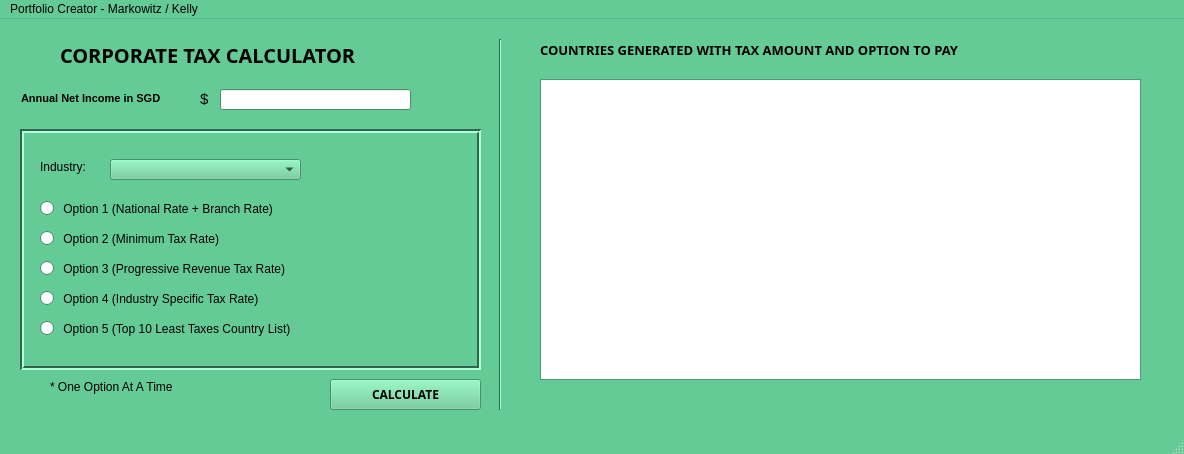
<?xml version="1.0" encoding="UTF-8"?>
<ui version="4.0">
 <class>MainWindow</class>
 <widget class="QMainWindow" name="MainWindow">
  <property name="geometry">
   <rect>
    <x>0</x>
    <y>0</y>
    <width>1184</width>
    <height>454</height>
   </rect>
  </property>
  <property name="palette">
   <palette>
    <active>
     <colorrole role="WindowText">
      <brush brushstyle="SolidPattern">
       <color alpha="255">
        <red>0</red>
        <green>0</green>
        <blue>0</blue>
       </color>
      </brush>
     </colorrole>
     <colorrole role="Button">
      <brush brushstyle="SolidPattern">
       <color alpha="255">
        <red>101</red>
        <green>203</green>
        <blue>150</blue>
       </color>
      </brush>
     </colorrole>
     <colorrole role="Light">
      <brush brushstyle="SolidPattern">
       <color alpha="255">
        <red>177</red>
        <green>255</green>
        <blue>214</blue>
       </color>
      </brush>
     </colorrole>
     <colorrole role="Midlight">
      <brush brushstyle="SolidPattern">
       <color alpha="255">
        <red>139</red>
        <green>229</green>
        <blue>182</blue>
       </color>
      </brush>
     </colorrole>
     <colorrole role="Dark">
      <brush brushstyle="SolidPattern">
       <color alpha="255">
        <red>50</red>
        <green>101</green>
        <blue>75</blue>
       </color>
      </brush>
     </colorrole>
     <colorrole role="Mid">
      <brush brushstyle="SolidPattern">
       <color alpha="255">
        <red>67</red>
        <green>135</green>
        <blue>100</blue>
       </color>
      </brush>
     </colorrole>
     <colorrole role="Text">
      <brush brushstyle="SolidPattern">
       <color alpha="255">
        <red>0</red>
        <green>0</green>
        <blue>0</blue>
       </color>
      </brush>
     </colorrole>
     <colorrole role="BrightText">
      <brush brushstyle="SolidPattern">
       <color alpha="255">
        <red>255</red>
        <green>255</green>
        <blue>255</blue>
       </color>
      </brush>
     </colorrole>
     <colorrole role="ButtonText">
      <brush brushstyle="SolidPattern">
       <color alpha="255">
        <red>0</red>
        <green>0</green>
        <blue>0</blue>
       </color>
      </brush>
     </colorrole>
     <colorrole role="Base">
      <brush brushstyle="SolidPattern">
       <color alpha="255">
        <red>255</red>
        <green>255</green>
        <blue>255</blue>
       </color>
      </brush>
     </colorrole>
     <colorrole role="Window">
      <brush brushstyle="SolidPattern">
       <color alpha="255">
        <red>101</red>
        <green>203</green>
        <blue>150</blue>
       </color>
      </brush>
     </colorrole>
     <colorrole role="Shadow">
      <brush brushstyle="SolidPattern">
       <color alpha="255">
        <red>0</red>
        <green>0</green>
        <blue>0</blue>
       </color>
      </brush>
     </colorrole>
     <colorrole role="AlternateBase">
      <brush brushstyle="SolidPattern">
       <color alpha="255">
        <red>178</red>
        <green>229</green>
        <blue>202</blue>
       </color>
      </brush>
     </colorrole>
     <colorrole role="ToolTipBase">
      <brush brushstyle="SolidPattern">
       <color alpha="255">
        <red>255</red>
        <green>255</green>
        <blue>220</blue>
       </color>
      </brush>
     </colorrole>
     <colorrole role="ToolTipText">
      <brush brushstyle="SolidPattern">
       <color alpha="255">
        <red>0</red>
        <green>0</green>
        <blue>0</blue>
       </color>
      </brush>
     </colorrole>
    </active>
    <inactive>
     <colorrole role="WindowText">
      <brush brushstyle="SolidPattern">
       <color alpha="255">
        <red>0</red>
        <green>0</green>
        <blue>0</blue>
       </color>
      </brush>
     </colorrole>
     <colorrole role="Button">
      <brush brushstyle="SolidPattern">
       <color alpha="255">
        <red>101</red>
        <green>203</green>
        <blue>150</blue>
       </color>
      </brush>
     </colorrole>
     <colorrole role="Light">
      <brush brushstyle="SolidPattern">
       <color alpha="255">
        <red>177</red>
        <green>255</green>
        <blue>214</blue>
       </color>
      </brush>
     </colorrole>
     <colorrole role="Midlight">
      <brush brushstyle="SolidPattern">
       <color alpha="255">
        <red>139</red>
        <green>229</green>
        <blue>182</blue>
       </color>
      </brush>
     </colorrole>
     <colorrole role="Dark">
      <brush brushstyle="SolidPattern">
       <color alpha="255">
        <red>50</red>
        <green>101</green>
        <blue>75</blue>
       </color>
      </brush>
     </colorrole>
     <colorrole role="Mid">
      <brush brushstyle="SolidPattern">
       <color alpha="255">
        <red>67</red>
        <green>135</green>
        <blue>100</blue>
       </color>
      </brush>
     </colorrole>
     <colorrole role="Text">
      <brush brushstyle="SolidPattern">
       <color alpha="255">
        <red>0</red>
        <green>0</green>
        <blue>0</blue>
       </color>
      </brush>
     </colorrole>
     <colorrole role="BrightText">
      <brush brushstyle="SolidPattern">
       <color alpha="255">
        <red>255</red>
        <green>255</green>
        <blue>255</blue>
       </color>
      </brush>
     </colorrole>
     <colorrole role="ButtonText">
      <brush brushstyle="SolidPattern">
       <color alpha="255">
        <red>0</red>
        <green>0</green>
        <blue>0</blue>
       </color>
      </brush>
     </colorrole>
     <colorrole role="Base">
      <brush brushstyle="SolidPattern">
       <color alpha="255">
        <red>255</red>
        <green>255</green>
        <blue>255</blue>
       </color>
      </brush>
     </colorrole>
     <colorrole role="Window">
      <brush brushstyle="SolidPattern">
       <color alpha="255">
        <red>101</red>
        <green>203</green>
        <blue>150</blue>
       </color>
      </brush>
     </colorrole>
     <colorrole role="Shadow">
      <brush brushstyle="SolidPattern">
       <color alpha="255">
        <red>0</red>
        <green>0</green>
        <blue>0</blue>
       </color>
      </brush>
     </colorrole>
     <colorrole role="AlternateBase">
      <brush brushstyle="SolidPattern">
       <color alpha="255">
        <red>178</red>
        <green>229</green>
        <blue>202</blue>
       </color>
      </brush>
     </colorrole>
     <colorrole role="ToolTipBase">
      <brush brushstyle="SolidPattern">
       <color alpha="255">
        <red>255</red>
        <green>255</green>
        <blue>220</blue>
       </color>
      </brush>
     </colorrole>
     <colorrole role="ToolTipText">
      <brush brushstyle="SolidPattern">
       <color alpha="255">
        <red>0</red>
        <green>0</green>
        <blue>0</blue>
       </color>
      </brush>
     </colorrole>
    </inactive>
    <disabled>
     <colorrole role="WindowText">
      <brush brushstyle="SolidPattern">
       <color alpha="255">
        <red>50</red>
        <green>101</green>
        <blue>75</blue>
       </color>
      </brush>
     </colorrole>
     <colorrole role="Button">
      <brush brushstyle="SolidPattern">
       <color alpha="255">
        <red>101</red>
        <green>203</green>
        <blue>150</blue>
       </color>
      </brush>
     </colorrole>
     <colorrole role="Light">
      <brush brushstyle="SolidPattern">
       <color alpha="255">
        <red>177</red>
        <green>255</green>
        <blue>214</blue>
       </color>
      </brush>
     </colorrole>
     <colorrole role="Midlight">
      <brush brushstyle="SolidPattern">
       <color alpha="255">
        <red>139</red>
        <green>229</green>
        <blue>182</blue>
       </color>
      </brush>
     </colorrole>
     <colorrole role="Dark">
      <brush brushstyle="SolidPattern">
       <color alpha="255">
        <red>50</red>
        <green>101</green>
        <blue>75</blue>
       </color>
      </brush>
     </colorrole>
     <colorrole role="Mid">
      <brush brushstyle="SolidPattern">
       <color alpha="255">
        <red>67</red>
        <green>135</green>
        <blue>100</blue>
       </color>
      </brush>
     </colorrole>
     <colorrole role="Text">
      <brush brushstyle="SolidPattern">
       <color alpha="255">
        <red>50</red>
        <green>101</green>
        <blue>75</blue>
       </color>
      </brush>
     </colorrole>
     <colorrole role="BrightText">
      <brush brushstyle="SolidPattern">
       <color alpha="255">
        <red>255</red>
        <green>255</green>
        <blue>255</blue>
       </color>
      </brush>
     </colorrole>
     <colorrole role="ButtonText">
      <brush brushstyle="SolidPattern">
       <color alpha="255">
        <red>50</red>
        <green>101</green>
        <blue>75</blue>
       </color>
      </brush>
     </colorrole>
     <colorrole role="Base">
      <brush brushstyle="SolidPattern">
       <color alpha="255">
        <red>101</red>
        <green>203</green>
        <blue>150</blue>
       </color>
      </brush>
     </colorrole>
     <colorrole role="Window">
      <brush brushstyle="SolidPattern">
       <color alpha="255">
        <red>101</red>
        <green>203</green>
        <blue>150</blue>
       </color>
      </brush>
     </colorrole>
     <colorrole role="Shadow">
      <brush brushstyle="SolidPattern">
       <color alpha="255">
        <red>0</red>
        <green>0</green>
        <blue>0</blue>
       </color>
      </brush>
     </colorrole>
     <colorrole role="AlternateBase">
      <brush brushstyle="SolidPattern">
       <color alpha="255">
        <red>101</red>
        <green>203</green>
        <blue>150</blue>
       </color>
      </brush>
     </colorrole>
     <colorrole role="ToolTipBase">
      <brush brushstyle="SolidPattern">
       <color alpha="255">
        <red>255</red>
        <green>255</green>
        <blue>220</blue>
       </color>
      </brush>
     </colorrole>
     <colorrole role="ToolTipText">
      <brush brushstyle="SolidPattern">
       <color alpha="255">
        <red>0</red>
        <green>0</green>
        <blue>0</blue>
       </color>
      </brush>
     </colorrole>
    </disabled>
   </palette>
  </property>
  <property name="font">
   <font>
    <strikeout>false</strikeout>
   </font>
  </property>
  <property name="windowTitle">
   <string>MainWindow</string>
  </property>
  <property name="tabShape">
   <enum>QTabWidget::Triangular</enum>
  </property>
  <widget class="QWidget" name="centralwidget">
   <widget class="QPushButton" name="calculate">
    <property name="geometry">
     <rect>
      <x>330</x>
      <y>360</y>
      <width>151</width>
      <height>31</height>
     </rect>
    </property>
    <property name="font">
     <font>
      <family>Malgun Gothic</family>
      <pointsize>9</pointsize>
      <weight>75</weight>
      <bold>true</bold>
     </font>
    </property>
    <property name="text">
     <string>CALCULATE</string>
    </property>
   </widget>
   <widget class="QLabel" name="label_top10">
    <property name="geometry">
     <rect>
      <x>540</x>
      <y>20</y>
      <width>461</width>
      <height>21</height>
     </rect>
    </property>
    <property name="font">
     <font>
      <family>HCR Batang Ext</family>
      <pointsize>10</pointsize>
      <weight>75</weight>
      <bold>true</bold>
     </font>
    </property>
    <property name="text">
     <string>COUNTRIES GENERATED WITH TAX AMOUNT AND OPTION TO PAY</string>
    </property>
   </widget>
   <widget class="Line" name="line_1">
    <property name="geometry">
     <rect>
      <x>490</x>
      <y>20</y>
      <width>20</width>
      <height>371</height>
     </rect>
    </property>
    <property name="orientation">
     <enum>Qt::Vertical</enum>
    </property>
   </widget>
   <widget class="QLabel" name="label_headline">
    <property name="geometry">
     <rect>
      <x>60</x>
      <y>10</y>
      <width>431</width>
      <height>51</height>
     </rect>
    </property>
    <property name="font">
     <font>
      <family>HCR Batang Ext</family>
      <pointsize>15</pointsize>
      <weight>75</weight>
      <bold>true</bold>
     </font>
    </property>
    <property name="text">
     <string>CORPORATE TAX CALCULATOR</string>
    </property>
   </widget>
   <widget class="QLabel" name="label_17">
    <property name="geometry">
     <rect>
      <x>200</x>
      <y>70</y>
      <width>20</width>
      <height>20</height>
     </rect>
    </property>
    <property name="font">
     <font>
      <pointsize>11</pointsize>
     </font>
    </property>
    <property name="text">
     <string>$</string>
    </property>
   </widget>
   <widget class="QLabel" name="label_notice">
    <property name="geometry">
     <rect>
      <x>50</x>
      <y>360</y>
      <width>141</width>
      <height>16</height>
     </rect>
    </property>
    <property name="text">
     <string>* One Option At A Time</string>
    </property>
   </widget>
   <widget class="QFrame" name="frame">
    <property name="geometry">
     <rect>
      <x>20</x>
      <y>110</y>
      <width>461</width>
      <height>241</height>
     </rect>
    </property>
    <property name="layoutDirection">
     <enum>Qt::LeftToRight</enum>
    </property>
    <property name="frameShape">
     <enum>QFrame::Box</enum>
    </property>
    <property name="frameShadow">
     <enum>QFrame::Sunken</enum>
    </property>
    <property name="lineWidth">
     <number>2</number>
    </property>
    <property name="midLineWidth">
     <number>0</number>
    </property>
   </widget>
   <widget class="QTableView" name="list_top10">
    <property name="geometry">
     <rect>
      <x>540</x>
      <y>60</y>
      <width>601</width>
      <height>301</height>
     </rect>
    </property>
   </widget>
   <widget class="QLineEdit" name="list_revenue">
    <property name="geometry">
     <rect>
      <x>220</x>
      <y>70</y>
      <width>191</width>
      <height>21</height>
     </rect>
    </property>
    <property name="text">
     <string/>
    </property>
   </widget>
   <widget class="QLabel" name="label_revenue">
    <property name="geometry">
     <rect>
      <x>21</x>
      <y>71</y>
      <width>191</width>
      <height>16</height>
     </rect>
    </property>
    <property name="font">
     <font>
      <pointsize>8</pointsize>
      <weight>75</weight>
      <bold>true</bold>
     </font>
    </property>
    <property name="text">
     <string>Annual Net Income in SGD</string>
    </property>
   </widget>
   <widget class="QLabel" name="label_industry">
    <property name="geometry">
     <rect>
      <x>40</x>
      <y>140</y>
      <width>56</width>
      <height>16</height>
     </rect>
    </property>
    <property name="text">
     <string>Industry:</string>
    </property>
   </widget>
   <widget class="QRadioButton" name="option1">
    <property name="geometry">
     <rect>
      <x>40</x>
      <y>180</y>
      <width>321</width>
      <height>19</height>
     </rect>
    </property>
    <property name="text">
     <string> Option 1 (National Rate + Branch Rate)</string>
    </property>
   </widget>
   <widget class="QRadioButton" name="option2">
    <property name="geometry">
     <rect>
      <x>40</x>
      <y>210</y>
      <width>241</width>
      <height>19</height>
     </rect>
    </property>
    <property name="text">
     <string> Option 2 (Minimum Tax Rate)</string>
    </property>
   </widget>
   <widget class="QRadioButton" name="option5">
    <property name="geometry">
     <rect>
      <x>40</x>
      <y>300</y>
      <width>351</width>
      <height>19</height>
     </rect>
    </property>
    <property name="text">
     <string> Option 5 (Top 10 Least Taxes Country List)</string>
    </property>
   </widget>
   <widget class="QRadioButton" name="option3">
    <property name="geometry">
     <rect>
      <x>40</x>
      <y>240</y>
      <width>341</width>
      <height>19</height>
     </rect>
    </property>
    <property name="text">
     <string> Option 3 (Progressive Revenue Tax Rate)</string>
    </property>
   </widget>
   <widget class="QRadioButton" name="option4">
    <property name="geometry">
     <rect>
      <x>40</x>
      <y>270</y>
      <width>341</width>
      <height>19</height>
     </rect>
    </property>
    <property name="text">
     <string> Option 4 (Industry Specific Tax Rate)</string>
    </property>
   </widget>
   <widget class="QComboBox" name="list_companyindustry">
    <property name="geometry">
     <rect>
      <x>110</x>
      <y>140</y>
      <width>191</width>
      <height>21</height>
     </rect>
    </property>
    <item>
     <property name="text">
      <string/>
     </property>
    </item>
    <item>
     <property name="text">
      <string>Education</string>
     </property>
    </item>
    <item>
     <property name="text">
      <string>Electrical Equipment</string>
     </property>
    </item>
    <item>
     <property name="text">
      <string>Engineering/Consturction</string>
     </property>
    </item>
    <item>
     <property name="text">
      <string>Financial Services</string>
     </property>
    </item>
    <item>
     <property name="text">
      <string>Healthcare Support Serivces</string>
     </property>
    </item>
    <item>
     <property name="text">
      <string>Oil/Gas Distribution</string>
     </property>
    </item>
    <item>
     <property name="text">
      <string>Paper/Forest Products</string>
     </property>
    </item>
    <item>
     <property name="text">
      <string>Real Estate (Operations &amp; Serivces)</string>
     </property>
    </item>
    <item>
     <property name="text">
      <string>Retail (Automotive)</string>
     </property>
    </item>
    <item>
     <property name="text">
      <string>Trucking</string>
     </property>
    </item>
    <item>
     <property name="text">
      <string>Telecommunication</string>
     </property>
    </item>
   </widget>
   <zorder>frame</zorder>
   <zorder>list_companyindustry</zorder>
   <zorder>list_revenue</zorder>
   <zorder>label_revenue</zorder>
   <zorder>label_industry</zorder>
   <zorder>calculate</zorder>
   <zorder>label_top10</zorder>
   <zorder>line_1</zorder>
   <zorder>label_headline</zorder>
   <zorder>label_17</zorder>
   <zorder>label_notice</zorder>
   <zorder>list_top10</zorder>
   <zorder>option1</zorder>
   <zorder>option2</zorder>
   <zorder>option5</zorder>
   <zorder>option3</zorder>
   <zorder>option4</zorder>
  </widget>
  <widget class="QMenuBar" name="menubar">
   <property name="geometry">
    <rect>
     <x>0</x>
     <y>0</y>
     <width>1184</width>
     <height>21</height>
    </rect>
   </property>
   <widget class="QMenu" name="menuPortfolio_Management">
    <property name="title">
     <string>Portfolio Creator - Markowitz / Kelly</string>
    </property>
   </widget>
   <addaction name="menuPortfolio_Management"/>
  </widget>
  <widget class="QStatusBar" name="statusbar"/>
 </widget>
 <resources/>
 <connections/>
</ui>
